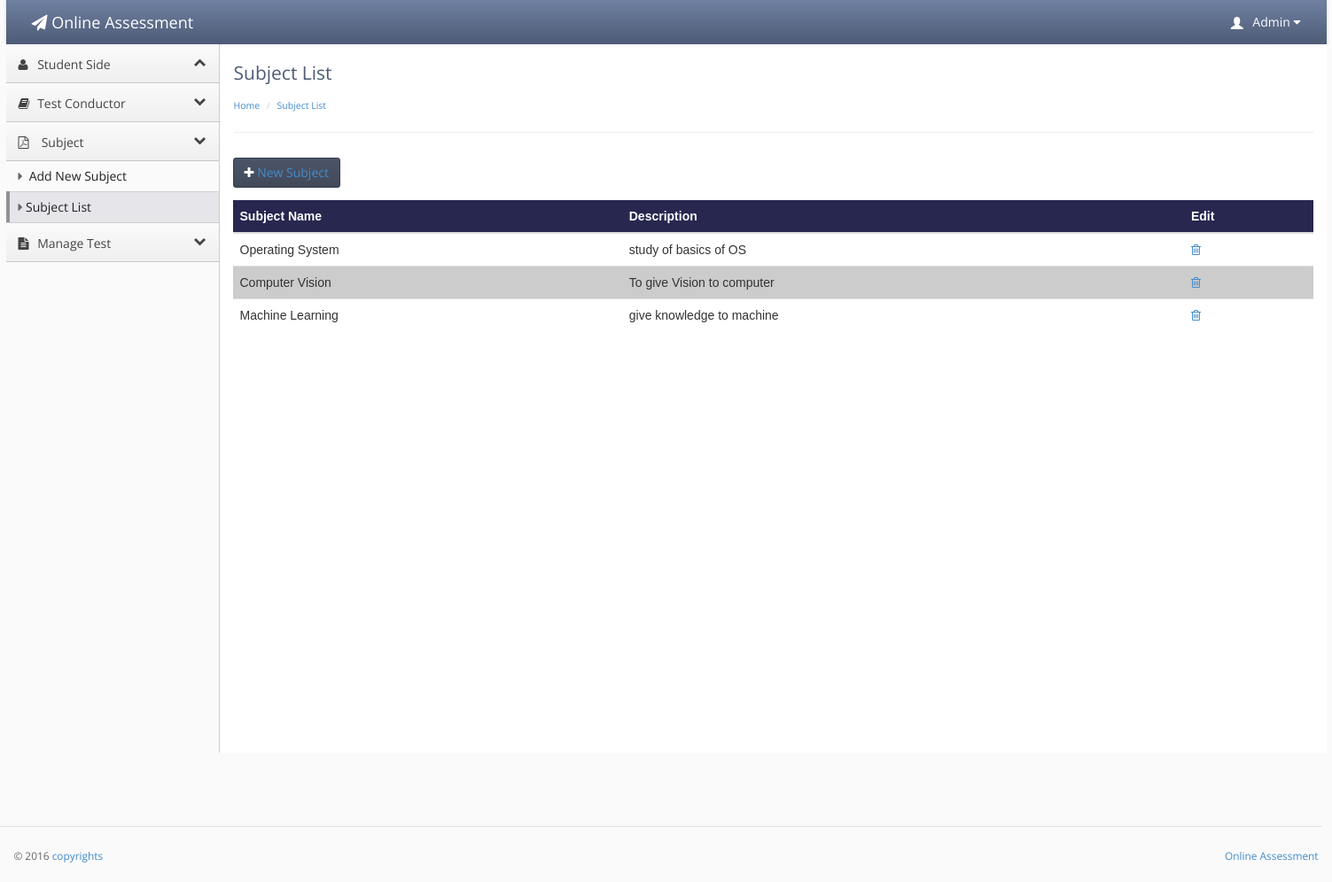
/OAS/subject_list.php (signed in), run on the app's committed database.
### tables this page shows
CREATE TABLE IF NOT EXISTS `teacher_conductor` (
  `teacher_id` int(20) NOT NULL AUTO_INCREMENT,
  `user` varchar(20) NOT NULL,
  `f_name` varchar(20) NOT NULL,
  `l_name` varchar(30) NOT NULL,
  `password` varchar(20) NOT NULL,
  `email` varchar(40) NOT NULL,
  `contact` varchar(17) NOT NULL,
  `address` varchar(40) NOT NULL,
  `city` varchar(20) NOT NULL,
  `code` int(10) NOT NULL,
  `subject_id` int(20) unsigned DEFAULT NULL,
  `account` enum('Admin','teacher') NOT NULL DEFAULT 'teacher',
  PRIMARY KEY (`teacher_id`),
  UNIQUE KEY `subject_id_2` (`subject_id`),
  KEY `subject_id` (`subject_id`)
);

CREATE TABLE IF NOT EXISTS `subject` (
  `subject_id` int(10) unsigned NOT NULL AUTO_INCREMENT,
  `name` varchar(100) NOT NULL,
  `description` varchar(100) NOT NULL,
  PRIMARY KEY (`subject_id`)
);

### OAS/subject_list.php (the view, shortened to what this page needs)
<?php
if(!isset($_SESSION['username']))
{
header('location:main_user.php');
}
else {
?>
<!doctype html>
<html lang="en"><head>
    <link rel="stylesheet" type="text/css" href="lib/bootstrap/css/bootstrap.css">
    <link rel="stylesheet" href="lib/font-awesome/css/font-awesome.css">
    <link rel="stylesheet" type="text/css" href="stylesheets/theme.css">
    <link rel="stylesheet" type="text/css" href="stylesheets/premium.css">
</head>
<body class=" theme-blue">
<div style="width:100%; height:auto;">
<div style="width:1490px; margin-left:auto; margin-right:auto; ">
    <div class="navbar navbar-default" role="navigation">
        <div class="navbar-header">
          <a class="" href="index.html"><span class="navbar-brand"><span class="fa fa-paper-plane"></span> Online Assessment</span></a></div>
           <?php
  if(isset($_SESSION['username']))
  {
  $id =$_SESSION['username'];
 $result = mysql_query("select * from teacher_conductor
WHERE teacher_conductor.user = '$id'");
while($row = mysql_fetch_array($result))
{
?>
        <div class="navbar-collapse collapse" style="height: 1px;">
          <ul id="main-menu" class="nav navbar-nav navbar-right">
            <li class="dropdown hidden-xs">
                <a href="#" class="dropdown-toggle" data-toggle="dropdown">
                    <span class="glyphicon glyphicon-user padding-right-small" style="position:relative;top: 3px;"></span>
                     <?php echo $row['f_name'];?>
                    <i class="fa fa-caret-down"></i>
                </a>
            </li>
          </ul>
        </div>
      </div>
    </div>
    </div></div>
<?php }}?>
<div style="width:100%; height:auto;">
<div style="width:1490px; margin-left:auto; margin-right:auto; ">
   <div class="sidebar-nav">
    <ul>
    <li><a href="#" data-target=".dashboard-menu" class="nav-header" data-toggle="collapse"><i class="fa fa-fw fa-user"></i> Student Side<i class="fa fa-collapse"></i></a></li>
    <li data-popover="true"rel="popover" data-placement="right"><a href="#" data-target=".premium-menu" class="nav-header collapsed" data-toggle="collapse"><i class="fa fa-fw fa-book"></i> Test Conductor<i class="fa fa-collapse"></i></a></li>
        <li><a href="#" data-target=".accounts-menu" class="nav-header collapsed" data-toggle="collapse"><i class="fa fa-file-pdf-o "></i> Subject   <i class="fa fa-collapse"></i></a></li>
        <li><ul class="accounts-menu nav nav-list collapse in">
            <li ><a href="add_subject.php"><span class="fa fa-caret-right"></span> Add New Subject</a></li>
            <li class="active" ><a href="subject_list.php"><span class="fa fa-caret-right"></span>Subject List</a></li>
    </ul></li>
        <li><a href="#" data-target=".legal-menu" class="nav-header collapsed" data-toggle="collapse"><i class="fa fa-fw fa-file-text"></i> Manage Test<i class="fa fa-collapse"></i></a></li>
            </ul>
    </div>
    <div class="content">
        <div class="header">
            <h1 class="page-title">Subject List</h1>
                    <ul class="breadcrumb">
            <li><a href="index.php">Home</a> </li>
            <li><a href="">Subject List</a> </li>
        </ul>
        </div>
        <div class="main-content">
<div class="btn-toolbar list-toolbar">
    <button class="btn btn-primary"><i class="fa fa-plus"></i><a href="add_subject.php"> New Subject</a></button>
</div>
<table class="table">
  <thead >
    <tr style="background-color:#272750; color:#FFFFFF;">
       <th>Subject Name</th>
      <th>Description</th>
       <th>Edit</th>
    </tr>
  </thead>
  <tbody>
    <tr>
     <?php
 $qry="select * from subject";
  $result = mysql_query($qry);
        while ($row = mysql_fetch_array($result)) {
?>
      <td><?php echo $row['name'];?></td>
      <td><?php echo $row['description'];?></td>
      <td>
            <a href="d_subject.php?del=<?php echo $row['subject_id']; ?> "<i class="fa fa-trash-o"></a>
      </td>
    </tr>
   <?php } ?>
  </tbody>
</table>
</div></div>
            <footer>
                <hr style="width:1500px">
                <p class="pull-right"><a href="" target=""> Online Assessment</a></p>
                <p>© 2016 <a href="" target="">copyrights</a></p>
            </footer>
        </div>
    </div>
</body></html>
<?php } ?>

### OAS/subject_list.php (style rules this page uses)
table { font-family: arial, sans-serif; border-collapse: collapse; width: 100%; }
td, th { text-align: left; padding: 8px; }
.navbar-default .navbar-brand, .navbar-default .navbar-brand:hover { color: #fff; }

### data on the page
teacher_conductor: f_name "Admin"
subject: name "Operating System", description "study of basics of OS"
subject: name "Computer Vision", description "To give Vision to computer"
subject: name "Machine Learning", description "give knowledge to machine"
